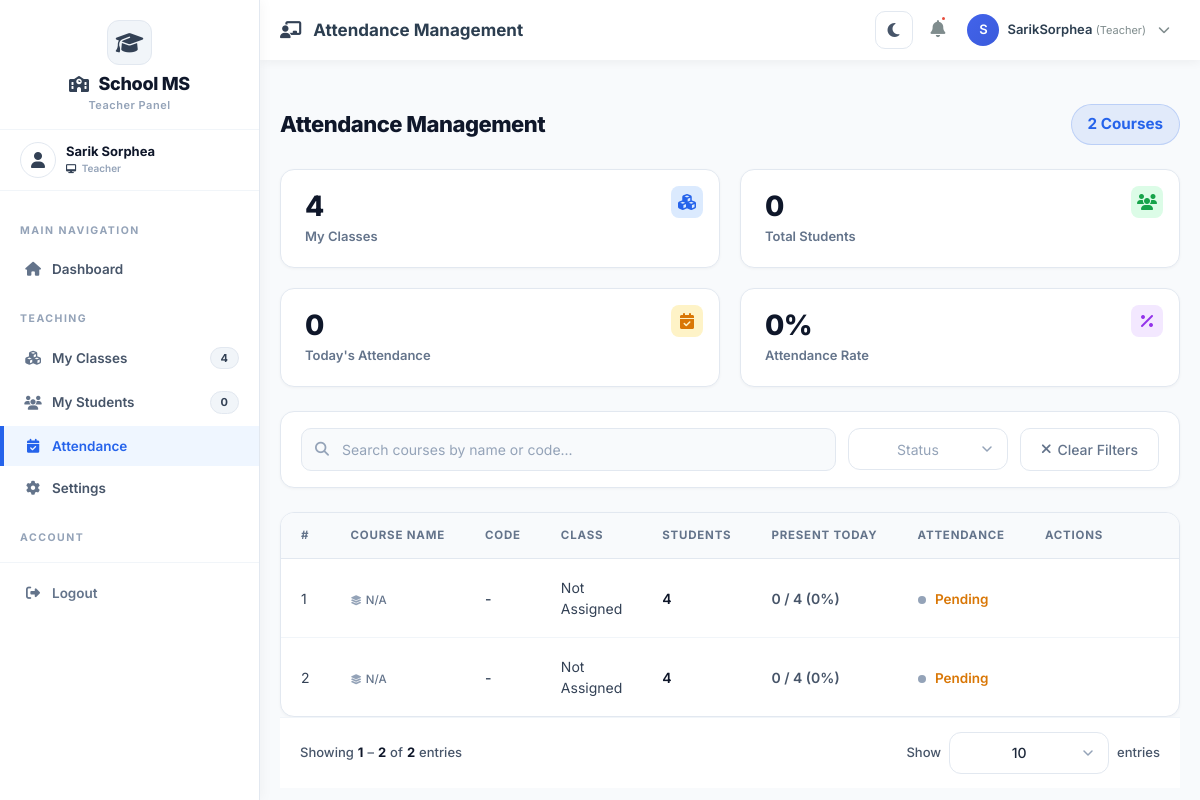
Page /attendance/teacher/ (signed in) on the earlier database version.
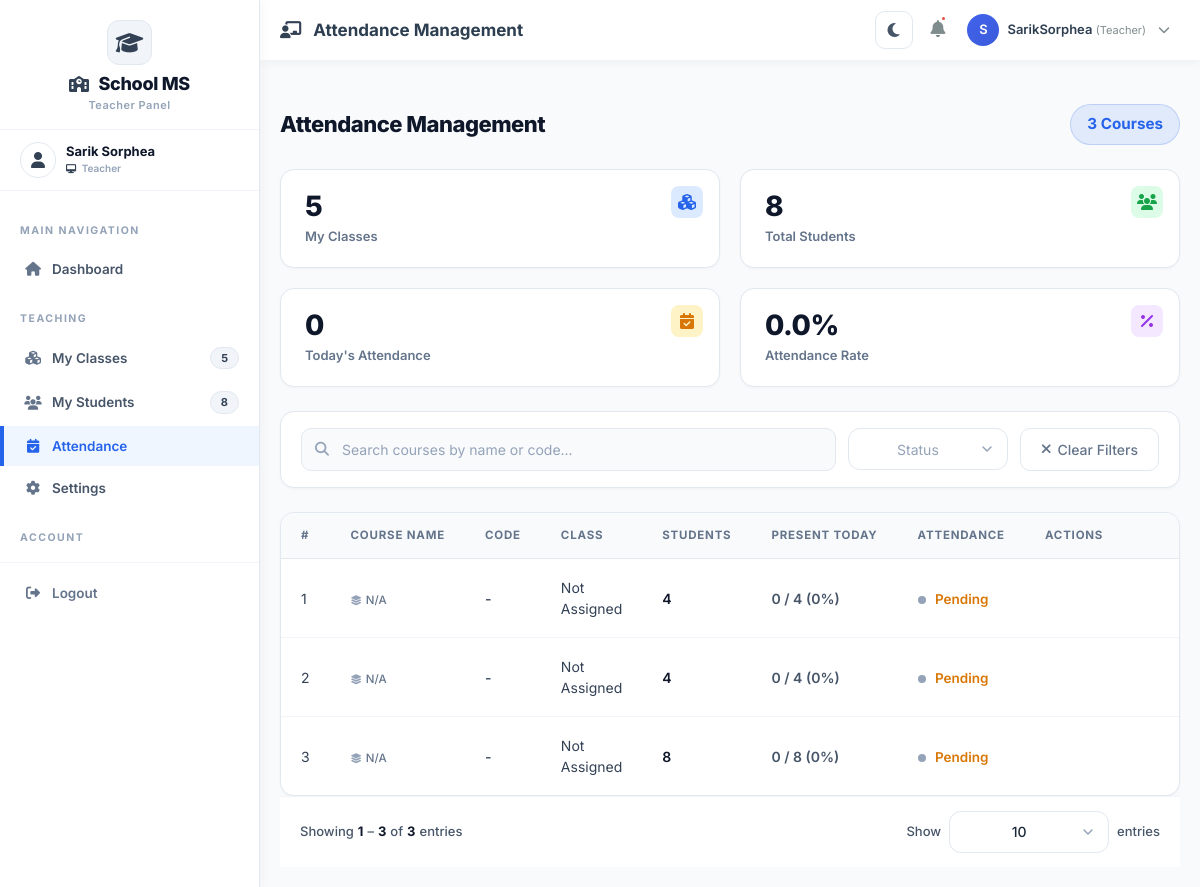
Same page on the later database version.
### courses/models.py (models this page shows, shortened)
class Course(models.Model):
    LEVEL_CHOICES = [
        ('100', 'Year 1'),
        ('200', 'Year 2'),
        ('300', 'Year 3'),
        ('400', 'Year 4'),
        ('500', 'Year 5'),
    ]
    course_id = models.CharField(max_length=20, unique=True, editable=False)
    code = models.CharField(max_length=20, unique=True)
    name = models.CharField(max_length=200)
    description = models.TextField()
    credits = models.IntegerField()
    level = models.CharField(max_length=10, choices=LEVEL_CHOICES, default='100')
    duration = models.CharField(max_length=50, default='12 weeks')
    fee = models.DecimalField(max_digits=10, decimal_places=2, default=0.00)
    major = models.ForeignKey(
        Major,
        on_delete=models.SET_NULL,
        null=True,
        blank=True,
        related_name='courses'
    )
    teacher = models.ForeignKey(
        Teacher,
        on_delete=models.SET_NULL,
        null=True,
        blank=True,
        related_name='courses'
    )
    prerequisites = models.ManyToManyField('self', symmetrical=False, blank=True)
    time_slots = models.ManyToManyField(
        'classes.TimeSlot',
        blank=True,
        related_name='course_time_slots'
    )
    is_active = models.BooleanField(default=True)
    created_at = models.DateTimeField(auto_now_add=True)
    updated_at = models.DateTimeField(auto_now=True)
    class Meta:
        ordering = ['code']

### attendance/views.py (the view)
# urls.py: path('teacher/', views.teacher_attendance_view, name='teacher_attendance'),
@login_required
@teacher_or_admin_required
def teacher_attendance_view(request):
    if request.user.role == 'admin':
        classes = Class.objects.filter(is_active=True)
        courses = Course.objects.filter(is_active=True).distinct()
    else:
        try:
            teacher = Teacher.objects.get(user=request.user)
            classes = Class.objects.filter(teacher=teacher, is_active=True).distinct()
            courses = Course.objects.filter(class_offerings__in=classes, is_active=True).distinct()
        except Teacher.DoesNotExist:
            classes = Class.objects.none()
            courses = Course.objects.none()
    today = date.today()
    for course in courses:
        course.student_count = Student.objects.filter(
            Q(courses=course) | Q(classes_enrolled__courses=course),
            is_active=True
        ).distinct().count()
        course.attendance_taken = Attendance.objects.filter(course=course, date=today).exists()
        present_today_count = Attendance.objects.filter(
            course=course,
            date=today,
            status='present'
        ).values('student_id').distinct().count()
        course.present_today = min(present_today_count, course.student_count)
        if request.user.role == 'admin':
            course.class_obj = course.class_offerings.first()
        else:
            course.class_obj = course.class_offerings.filter(id__in=classes).first()
    course_ids = [c.id for c in courses]
    if course_ids:
        today_attendance = Attendance.objects.filter(date=today, course_id__in=course_ids)
        today_attendance_count = today_attendance.count()
    else:
        today_attendance = Attendance.objects.none()
        today_attendance_count = 0
    total_students = Student.objects.filter(is_active=True)
    if request.user.role != 'admin' and classes.exists():
        total_students = total_students.filter(classes_enrolled__in=classes).distinct()
    total_students_count = total_students.count()
    attendance_rate = 0
    if total_students_count > 0 and course_ids:
        present_today = (
            today_attendance.filter(status='present')
            .values('student_id')
            .distinct()
            .count()
        )
        attendance_rate = attendance_rate_percent(present_today, total_students_count)
    per_page = request.GET.get('per_page', '10')
    try:
        per_page = int(per_page)
    except (TypeError, ValueError):
        per_page = 10
    if per_page not in (5, 10, 20):
        per_page = 10
    courses = list(courses)
    paginator = Paginator(courses, per_page)
    page_number = request.GET.get('page')
    courses_page = paginator.get_page(page_number)
    context = {
        'classes': classes,
        'courses': courses_page,
        'per_page': per_page,
        'total_classes': classes.count(),
        'total_courses': len(courses),
        'today_attendance': today_attendance_count,
        'total_students': total_students_count,
        'attendance_rate': f"{attendance_rate}%",
        'current_date': today,
    }
    return render(request, 'Backend/teacher/attendance/teacher_attendance.html', context)

### attendance/templatetags/attendance_filters.py (called while the page is built)
@register.filter
def querystring_exclude(get_dict, exclude):
    if not hasattr(get_dict, "copy"):
        return ""
    params = get_dict.copy()
    for key in str(exclude).split(","):
        key = key.strip()
        if key and key in params:
            del params[key]
    return params.urlencode()

### attendance/utils.py (called while the page is built)
def attendance_rate_percent(numerator, denominator, precision=1):
    try:
        numerator = float(numerator)
        denominator = float(denominator)
    except (TypeError, ValueError):
        return 0
    if denominator <= 0:
        return 0
    rate = round((max(numerator, 0) / denominator) * 100, precision)
    return min(rate, 100)

### classes/context_processors.py (called while the page is built)
def sidebar_counts(request):
    return {
        'total_buildings': Building.objects.filter(is_active=True).count(),
        'total_floors': Floor.objects.filter(is_active=True).count(),
        'total_rooms': Room.objects.filter(is_active=True).count(),
        'total_terms': Term.objects.filter(is_active=True).count(),
        'total_timeslots': TimeSlot.objects.filter(is_active=True).count(),
    }

### templates/Backend/teacher/attendance/teacher_attendance.html (shortened to what the changed rows need)
{% extends 'Backend/layouts/teacher_layout.html' %}
{% load static %}
{% block content %}
<div class="page-header">
    <h2>Attendance Management</h2>
    <span class="badge-count px-3 py-2 rounded-pill fw-bold"
        style="font-size: 0.95rem; background: rgba(37, 99, 235, 0.1); color: #2563eb; border: 1px solid rgba(37, 99, 235, 0.2);">
        {{ total_courses|default:0 }} Course{{ total_courses|default:0|pluralize }}
    </span>
</div>
<div class="kpi-grid">
    <div class="kpi-card">
        <div class="kpi-badge blue">
            <i class="fas fa-cubes"></i>
        </div>
        <div class="kpi-number">{{ total_classes|default:0 }}</div>
        <div class="kpi-label">My Classes</div>
    </div>
    <div class="kpi-card">
        <div class="kpi-badge green">
            <i class="fas fa-users"></i>
        </div>
        <div class="kpi-number">{{ total_students|default:0 }}</div>
        <div class="kpi-label">Total Students</div>
    </div>
    <div class="kpi-card">
        <div class="kpi-badge purple">
            <i class="fas fa-percentage"></i>
        </div>
        <div class="kpi-number">{{ attendance_rate|default:"0%" }}</div>
        <div class="kpi-label">Attendance Rate</div>
    </div>
</div>
<div class="table-container">
    <div class="table-responsive">
        <table class="data-table">
            <thead>
                <tr>
                    <th style="width: 50px;">#</th>
                    <th>Course Name</th>
                    <th>Code</th>
                    <th>Class</th>
                    <th>Students</th>
                    <th>Present Today</th>
                    <th>Attendance</th>
                    <th style="width: 180px;">Actions</th>
                </tr>
            </thead>
            <tbody id="tableBody">
                {% for item in courses %}
                <tr class="course-row"
                    data-name="{{ item.course.name|lower|default:'' }}"
                    data-code="{{ item.course.code|lower|default:'' }}"
                    data-status="{% if item.attendance_taken %}taken{% else %}pending{% endif %}">
                    <td>{{ courses.start_index|add:forloop.counter0 }}</td>
                    <td>
                        <div class="course-meta">
                            <span class="meta-tag">
                                <i class="fas fa-layer-group"></i>
                                {{ item.course.level|default:"N/A" }}
                            </span>
                        </div>
                    </td>
                    <td>
                        <span style="font-weight: 600; color: #475569;">{{ item.course.code|default:"-" }}</span>
                    </td>
                    <td>
                        <span style="color: #334155;">{{ item.course.class_obj.name|default:"Not Assigned" }}</span>
                    </td>
                    <td>
                        <span style="font-weight: 600; color: #0f172a;">{{ item.student_count }}</span>
                    </td>
                    <td>
                        <span style="font-weight: 600; color: #475569;">
                            {{ item.present_today }} / {{ item.student_count }}
                            {% if item.student_count > 0 %}
                            ({% widthratio item.present_today item.student_count 100 %}%)
                            {% else %}
                            (0%)
                            {% endif %}
                        </span>
                    </td>
                    <td>
                        {% if item.attendance_taken %}
                        <span class="status-text" style="color: #16a34a;">
                            <span class="status-dot active"></span>
                            Taken
                        </span>
                        {% else %}
                        <span class="status-text" style="color: #d97706;">
                            <span class="status-dot inactive"></span>
                            Pending
                        </span>
                        {% endif %}
                    </td>
                    <td>
                    </td>
                </tr>
                {% endfor %}
            </tbody>
        </table>
        </div>
    </div>
    {% include "Backend/includes/pagination.html" with page_obj=courses per_page=per_page footer_id="pagination" %}
</div>
{% endblock %}

### templates/Backend/layouts/teacher_layout.html (shortened to what the changed rows need)
{% load static %}
<!DOCTYPE html>
<html lang="en">
<head>
    <link href="https://cdn.jsdelivr.net/npm/bootstrap@5.3.0/dist/css/bootstrap.min.css" rel="stylesheet">
    <link rel="stylesheet" href="https://cdnjs.cloudflare.com/ajax/libs/font-awesome/6.4.0/css/all.min.css">
    <link rel="stylesheet" href="{% static 'css/theme.css' %}?v=20260714e">
</head>
<body>
    <div class="sidebar" id="sidebar">
        <div class="sidebar-menu-wrapper">
            <ul class="sidebar-menu">
                <li>
                    <a href="{% url 'accounts:teacher_class_view' %}" class="menu-link {% if 'classes' in request.path %}active{% endif %}">
                        <i class="fas fa-cubes"></i> My Classes
                        <span class="badge-notification">{{ total_classes|default:0 }}</span>
                    </a>
                </li>
                <li>
                    <a href="{% url 'accounts:teacher_student_view' %}"
                        class="menu-link {% if 'students' in request.path %}active{% endif %}">
                        <i class="fas fa-users"></i> My Students
                        <span class="badge-notification">{{ total_students|default:0 }}</span>
                    </a>
                </li>
            </ul>
        </div>
    </div>
    <div class="main-content" id="mainContent">
        <div class="content-area">
            {% block content %}{% endblock %}
        </div>
</body>
</html>

Differences in the rows shown:
added Course: start_index|add "3", course.level "N/A", course.code "-", course.class_obj.name "Not Assigned", student_count "8", present_today "0", shows "Pending"
Other differences:
{{ total_classes|default:0 }}: "4" → "5"
{{ total_students|default:0 }}: "0" → "8"
{{ total_courses|default:0 }}: "2" → "3"
{{ attendance_rate|default:"0%" }}: "0%" → "0.0%"
{{ page_obj.end_index }}: "2" → "3"
{{ page_obj.paginator.count }}: "2" → "3"
